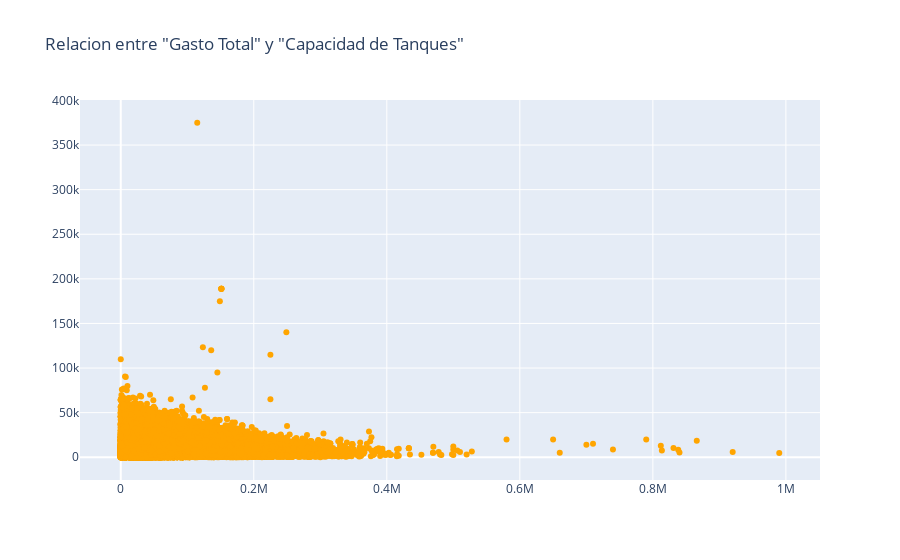

The code cell stored with this chart in its notebook:
### Code cell
'''Mostrando la correlacion entre
capacidad de tanques y gasto total'''
import pandas as pd
import plotly.graph_objects as go
# Lectura del DataFrame
df = pd.read_csv(r'D:\workspace_data_science\repositorios_clonados\vehicles_env\vehicles_us.csv')
# Establesco el valor -1 para los tanques desconocidos
df['cylinders'] = df['cylinders'].fillna(-1)
#Filtrando los tanques desconocidos:
df2 = df[~(df['cylinders'] == -1 )]
Scat1 = go.Figure(data=[go.Scatter(x=df2['odometer'],y=df2['price'], mode='markers', marker_color='orange')])
Scat1.update_layout(title_text= 'Relacion entre "Gasto Total" y "Capacidad de Tanques"')
Scat1.show()

### Figure 1 — Plotly figure (JSON) as saved in the notebook; plotly's stock layout.template omitted (floating-point values rounded to 4 significant figures; data arrays with more than 128 entries replaced by an {"elided": "..."} marker saying what was removed)
{"data": [{"marker": {"color": "orange"}, "mode": "markers", "type": "scatter", "x": {"elided": "46265 float values"}, "y": {"elided": "46265 int values"}}], "layout": {"title": {"text": "Relacion entre \"Gasto Total\" y \"Capacidad de Tanques\""}}}
